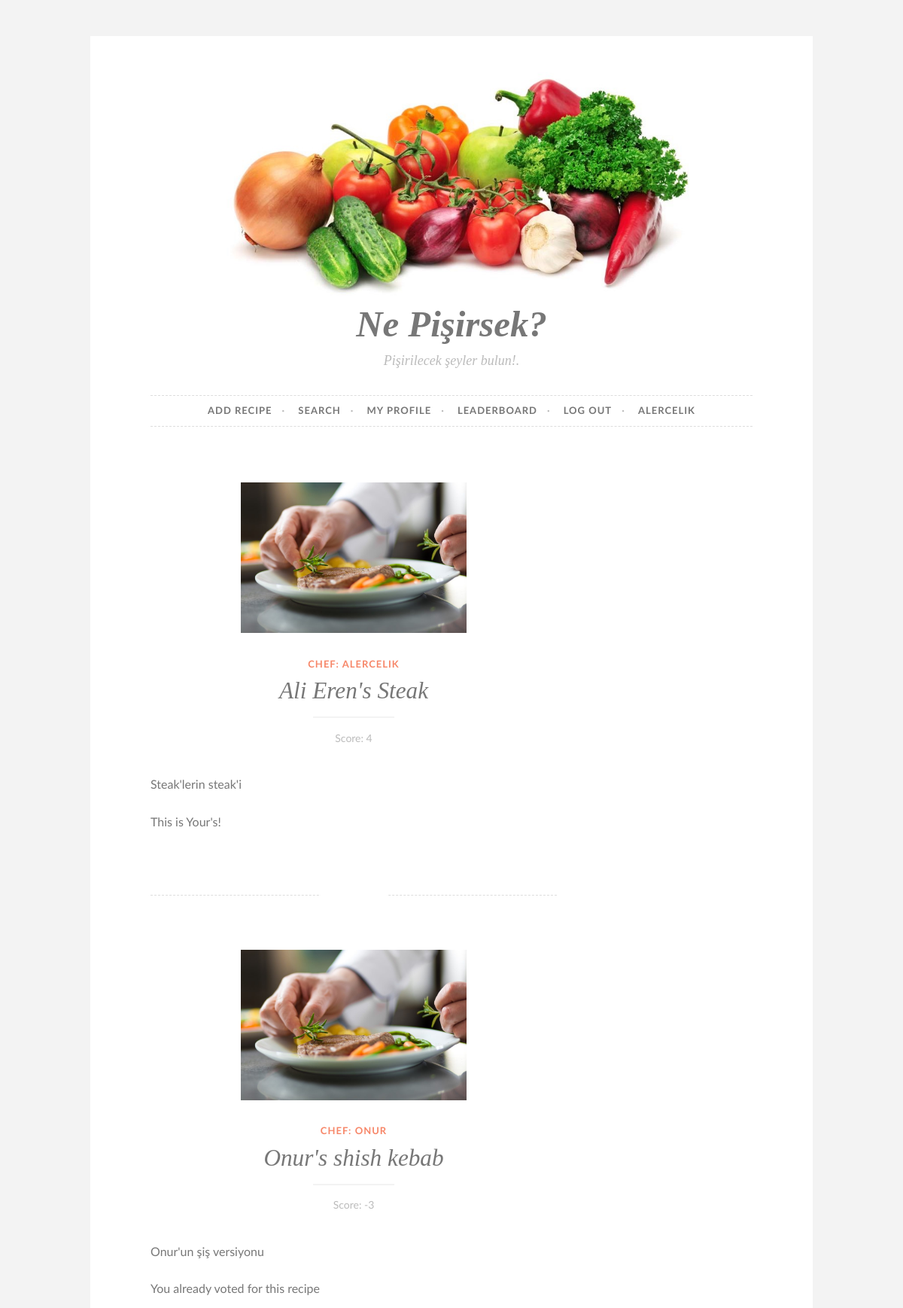
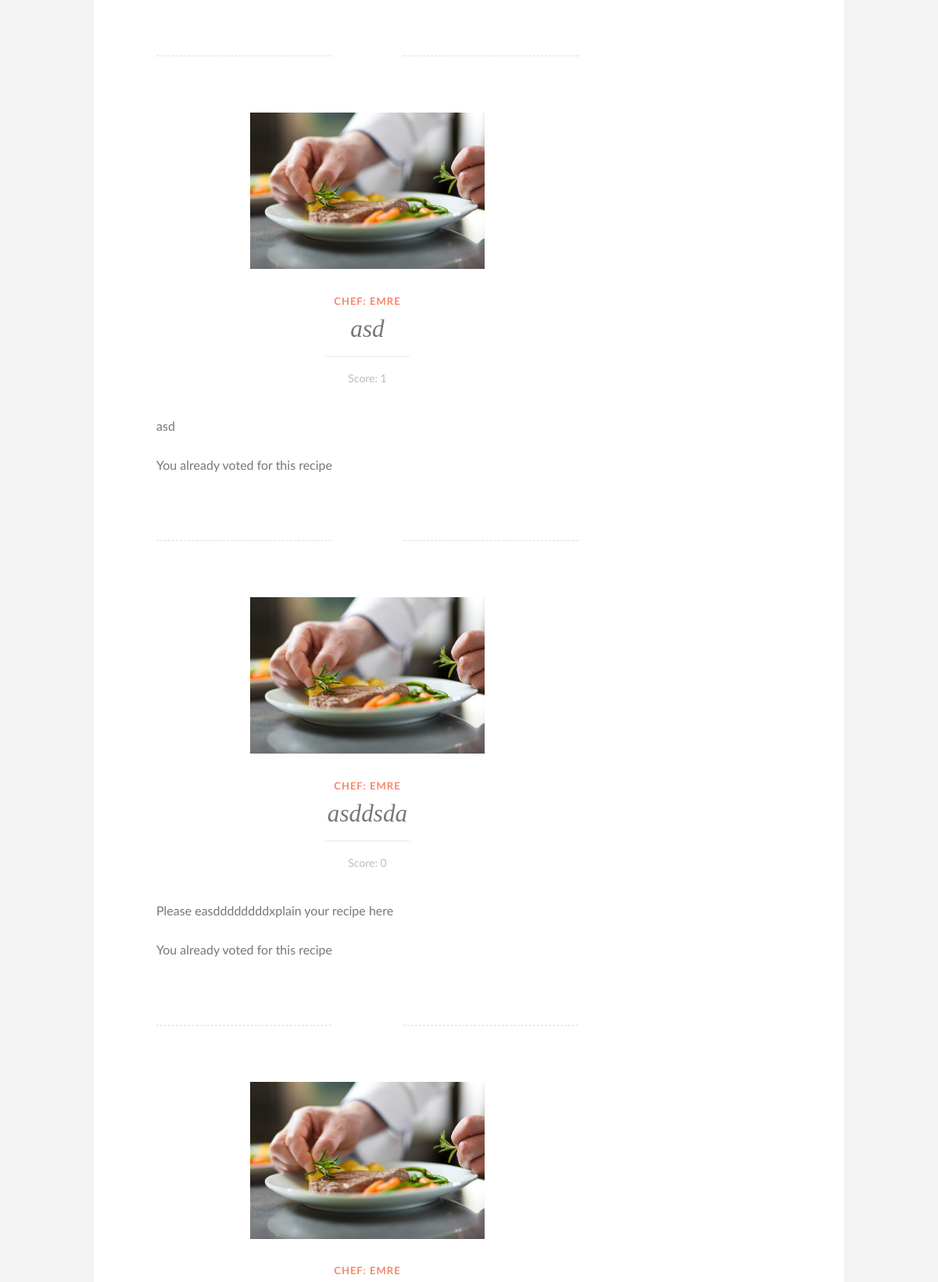
Page / (signed in, upper part) on the committed database (2 pictures, top to bottom).
### main.py (models this page shows, shortened)
class User(db.Model):
	__tablename__ = 'User'
	id = db.Column(db.Integer, primary_key=True)
	user_type = db.Column(db.String(100))
	name = db.Column(db.String(100), nullable=False)
	surname = db.Column(db.String(100), nullable=False)
	username = db.Column(db.String(100), unique=True, nullable=False)
	password = db.Column(db.String(100), nullable=False)
	email = db.Column(db.String(100), unique=True, nullable=False)
	register_date = db.Column(db.DateTime)
	last_login_date = db.Column(db.DateTime)
	recipes = db.relationship("Recipe", backref="recipes_of_user")

class Recipe(db.Model):
	__tablename__ = 'Recipe'
	id = db.Column(db.Integer, primary_key = True)
	name = db.Column(db.String(100))
	text = db.Column(db.Text)
	category_id = db.Column(db.Integer, db.ForeignKey('RecipeCategory.id'), nullable=False)
	user_id = db.Column(db.Integer, db.ForeignKey('User.id'), nullable=False)
	add_date = db.Column(db.DateTime)
	last_edit_date = db.Column(db.DateTime)
	def get_score(self):
		recipe_votes = Vote.query.filter_by(recipe_id=self.id)
		score = 0
		for vote in recipe_votes:
			score += vote.value
		return score
	def get_username_by_id(self):
		user = User.query.filter_by(id=self.user_id).first()
		return user.username

class Vote(db.Model):
	__tablename__ = 'Vote'
	id = db.Column(db.Integer, primary_key = True)
	value = db.Column(db.Integer, nullable=False)
	recipe_id = db.Column(db.Integer, db.ForeignKey('Recipe.id'), nullable=False)
	user_id = db.Column(db.Integer, db.ForeignKey('User.id'), nullable=False)

### main.py (the view)
@app.route('/', methods=['POST', 'GET'])
def home():
	if not "logged_in" in session:
		user_logged_in = False
		session["logged_in"] = False
	else:
		user_logged_in = session["logged_in"]
	if not user_logged_in:
		return render_template('log_in.html')
	username = session["username"]
	user_id = session["user_id"]
	session["url"] = "/"
	recipes = Recipe.query.all()
	already_voted_recipes = Vote.query.filter_by(user_id=user_id)
	already_voted_recipe_ids = [vote.recipe_id for vote in already_voted_recipes]
	return render_template('index.html', user_logged_in=user_logged_in,
	                       username=username, user_id=user_id, recipes=recipes,
	                       already_voted_recipes=already_voted_recipes, already_voted_recipe_ids=already_voted_recipe_ids)

### templates/index.html (shortened to what this page needs)
<!DOCTYPE html>
<html lang="en">
	<head>
	<link rel="stylesheet" id="all-css-0-1" href="/static/css/1.css" type="text/css" media="all">
	<link rel="stylesheet" id="button-2-fonts-css" href="/static/css/2.css" type="text/css" media="all">
	</head>
	<body class="home blog custom-background wp-custom-logo wp-embed-responsive mp6 customizer-styles-applied group-blog highlander-enabled highlander-light infinite-scroll">
		<div id="page" class="hfeed site">
			<header id="masthead" class="site-header" role="banner">
				<div class="site-branding">
					<img width="663" height="260" src="{{ url_for('static', filename='images/yemekler.jpg') }}" >
					<h1 class="site-title">Ne Pişirsek?</a></h1>
					<p class="site-description">Pişirilecek şeyler bulun!.</p>
				</div>
			</header>
			<nav id="site-navigation" class="main-navigation" role="navigation">
				<div >
					<ul >
						<li id="menu-item-271" class="menu-item menu-item-type-post_type menu-item-object-page menu-item-271"><a href="{{url_for("add_recipe")}}">Add Recipe</a></li>
						<li id="menu-item-272" class="menu-item menu-item-type-post_type menu-item-object-page menu-item-272"><a href="{{url_for("search")}}">Search</a></li>
						<li id="menu-item-273" class="menu-item menu-item-type-post_type menu-item-object-page menu-item-273"><a href="{{url_for("profile")}}">My Profile</a></li>
						<li id="menu-item-272" class="menu-item menu-item-type-post_type menu-item-object-page menu-item-272"><a href="{{url_for("leaderboard")}}">Leaderboard</a></li>
						<li id="menu-item-274" class="menu-item menu-item-type-post_type menu-item-object-page menu-item-274"><a href="{{url_for("log_out")}}">Log out</a></li>
						<li id="menu-item-275" class="menu-item menu-item-type-post_type menu-item-object-page menu-item-274">{{username}}</li>
					</ul>
				</div>
			</nav>
			<div id="content" class="site-content">
				<div id="primary" class="content-area">
					<main id="main" class="site-main" role="main">
						{%for recipe in recipes%}
						<article id="post-65" class="post-65 post type-post status-publish format-standard has-post-thumbnail hentry category-community tag-food tag-gardening">
						<header class="entry-header">
							<div>
									<p style="text-align:center;">
									<img width="300" height="200"
										 src="static/images/signin-image.jpg"
										 class="attachment-button-2-featured size-button-2-featured wp-post-image" alt=""
										 >
                                    </p>
							</div>
							<span class="cat-links"><a rel="category tag">Chef: {{recipe.get_username_by_id()}}</a></span>
							<h1 class="entry-title">{{recipe.name}}</h1>
							<div class="entry-meta">
								<span class="posted-on">
									<a rel="bookmark">Score: {{recipe.get_score()}}</a>
								</span>
							</div>
						</header>
						<div class="entry-content">
                            <p> {{recipe.text}} </p>
							<div class="page-links">
								{% if recipe.id in already_voted_recipe_ids %}
									You already voted for this recipe
								{% elif recipe.user_id == user_id %}
									This is Your's!
								{% endif %}
							</div>
						</div>
					</article>
						{% endfor %}
					</main>
				</div>
			</div>
		</div>
	</body>
</html>

### rows in the picture
User: username "ALERCELIK"
Recipe: get_username_by_id "ALERCELIK", name "Ali Eren's Steak", get_score "4", text "Steak'lerin steak'i", shows "This is Your's!"
Recipe: get_username_by_id "ONUR", name "Onur's shish kebab", get_score "-3", text "Onur'un şiş versiyonu", shows "You already voted for this recipe"
Recipe: get_username_by_id "EMRE", name "asd", get_score "1", text "asd", shows "You already voted for this recipe"
Recipe: get_username_by_id "EMRE", name "asddsda", get_score "0", text "Please easddddddddxplain your recipe here", shows "You already voted for this recipe"
Recipe: get_username_by_id "EMRE"
